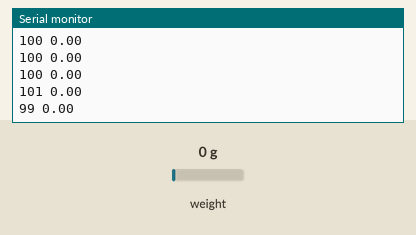
This sketch was run on a simulated Arduino Uno, built with avr-gcc and run on an emulated ATmega328P. Parts: the last lines printed to the serial monitor. Inputs (shaded band) come from the test bench; at power-on: weight on the scale 0 g.

Above: at 2.2 s.
2.3 s: weight on the scale set to 100 g
At 2.31 s:
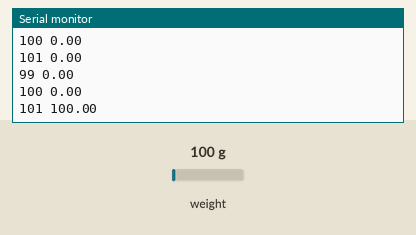
3.8 s: weight on the scale set to 1250 g
At 3.83 s:
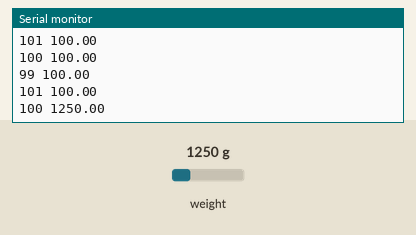
Timing chart, 0 to 6.8 s (numbered marks = the images above; inputs shaded):
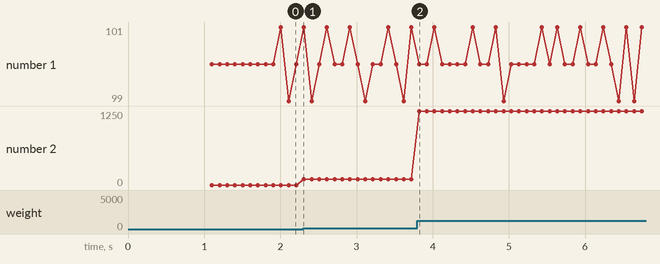

The sketch:

Nano_Loadcell_Test.ino
```cpp
#include "HX711.h"
#define LOADCELL_DOUT_PIN 4
#define LOADCELL_SCK_PIN 5

HX711 scale;

float calibration_factor = 89.097160;  //Change this by using known weight
float weight;
long int mili = 0;
char weight_f[5];

void setup() {

  Serial.begin(9600);
  scale.begin(LOADCELL_DOUT_PIN, LOADCELL_SCK_PIN);
  scale.set_scale(calibration_factor);
  scale.tare();  //Reset the scale to 0
  scale.set_scale(calibration_factor);
  mili = millis();
}

void loop() {
  weight = scale.get_units();
  mili = millis() - mili;
  Serial.print(mili);
  Serial.print(" ");
  Serial.println(weight);
  mili = millis();
}
```

Measured:
- after the input at 2.3 s, the serial monitor: prints a new line at once (image 1)
- after the input at 3.8 s, the serial monitor: prints a new line at once (image 2)
- plotted number 2: 100 → 1250 after the input at 3.8 s
